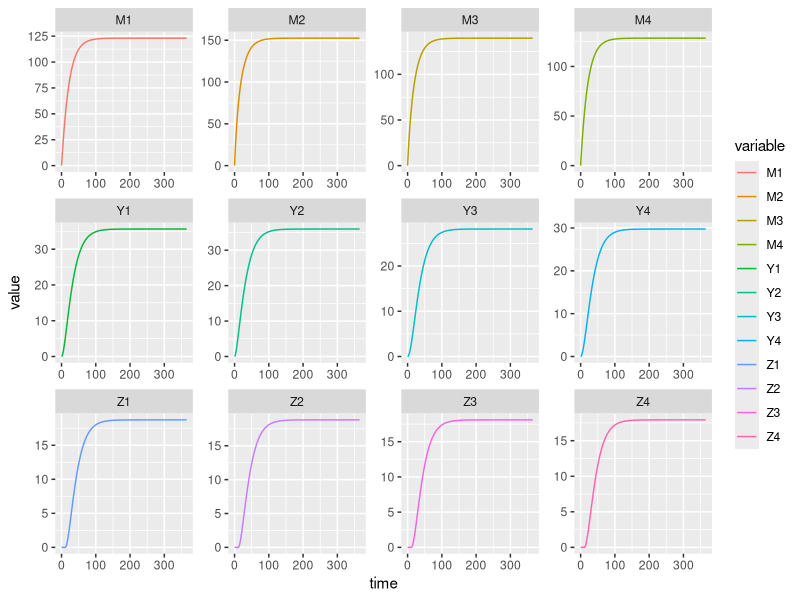

Recreate this plot in R.
library(deSolve)
library(expm)
library(MASS)
library(data.table)
library(ggplot2)

f <- 0.3
q <- 0.9

n_patch <- 4
g <- 1/20
sigma <- 1/10

tau <- 11

K <- matrix(0, n_patch, n_patch)
K[upper.tri(K)] <- rexp(sum(1:(n_patch-1)))
K[lower.tri(K)] <- rexp(sum(1:(n_patch-1)))
K <- K/rowSums(K)

Omega <- diag(g, n_patch) + (diag(sigma, n_patch) %*% (diag(n_patch) - K))
OmegaEIP <- expm::expm(-Omega * tau)

kappa <- c(0.1, 0.075, 0.025, 0.05)

Lambda <- c(5, 10, 8, 6)

Y0 <- rep(0, n_patch*3)

spat_ode <- function(t, y, pars) {
  M <- y[1:4]
  Y <- y[5:8]
  Z <- y[9:12]
  if (t < tau) {
    M_tau <- Y0[1:4]
    Y_tau <- Y0[5:8]
  } else {
    MYZ_tau <- lagvalue(t - tau)
    M_tau <- MYZ_tau[1:4]
    Y_tau <- MYZ_tau[5:8]
  }
  dMdt <- Lambda - (Omega %*% M)
  dYdt <- f*q*kappa*(M - Y) - (Omega %*% Y)
  dZdt <- (OmegaEIP %*% (f*q*kappa*(M_tau - Y_tau))) - (Omega %*% Z)
  return(list(c(dMdt, dYdt, dZdt)))
}

spat_out <- dede(y = Y0, times = 0:365, func = spat_ode)
spat_out <- as.data.frame(spat_out)
colnames(spat_out) <- c("time", unlist(lapply(c("M","Y","Z"), function(x) paste0(x, 1:4))))

spat_out <- melt(as.data.table(spat_out), id.vars = 'time')

ggplot(spat_out) +
  geom_line(aes(x=time,y=value,color=variable)) +
  facet_wrap(. ~ variable, scales = 'free')

# check results in SI
Omega_inv <- MASS::ginv(Omega)
Omega_inv %*% Lambda
spat_out[time == 365, value[1:4]]

# solve the inverse, given Z solve for Lambda to give that, and the other state variables
Z <- c(50, 20, 100, 80)
OmegaEIP_inv <- MASS::ginv(OmegaEIP)

OmegaEIP_inv %*% Omega %*% Z

as.vector((OmegaEIP_inv %*% (Omega %*% Z)) / (f*q*kappa))

as.vector(OmegaEIP_inv %*% (Omega %*% Z))
